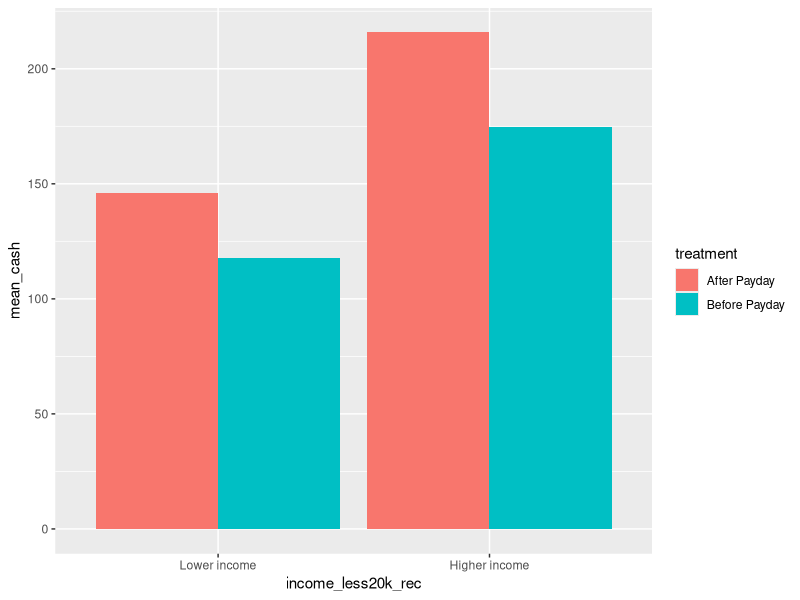
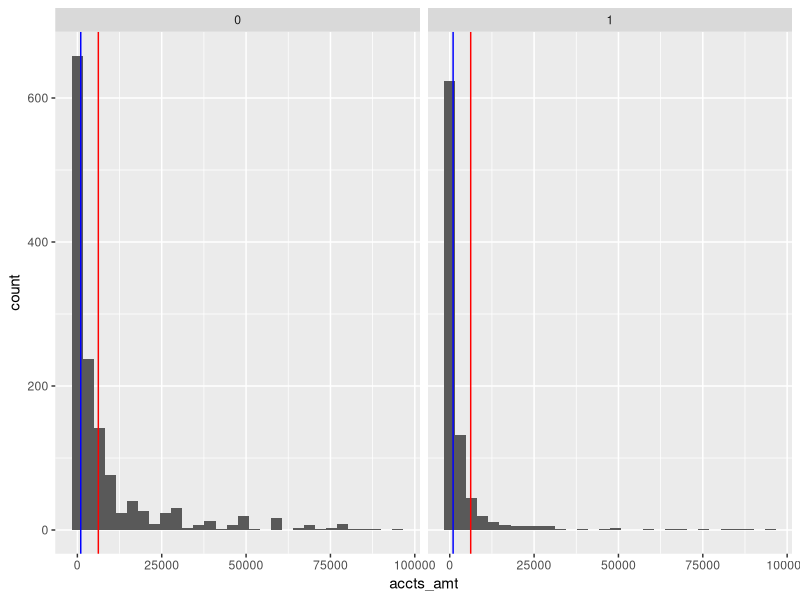

R code for these plots, in order:
## ---- chunk 1
library(tidyverse)
dat <- read_csv("data/poverty.csv")

summary(dat$cash)

summary(dat$accts_amt)

# Method 1: na.rm in each function
dat |> group_by(treatment) |>
  summarize(mean_cash = mean(cash, na.rm = T),
            median_cash = median(cash, na.rm = T),
            sd_cash = sd(cash, na.rm = T))

# Method 2: filter by !is.na(var)
dat |> filter(!is.na(cash)) |>
  group_by(treatment) |> 
  summarize(mean_cash = mean(cash),
            median_cash = median(cash),
            sd_cash = sd(cash))
## ---- chunk 2
dat <- dat |> 
  mutate(stroop_3way = case_when(stroop_time < 7 ~ "Under 7",
                                 stroop_time >= 7 & stroop_time < 7.5 ~ "Between",
                                 stroop_time >= 7.5 ~ "More than 7.5"))

table(dat$stroop_3way) |> prop.table()
## ---- chunk 3
dat <- dat |> 
  mutate(income_less20k_rec = ifelse(income_less20k, 
                                     "Lower income", "Higher income") |>
            factor(levels = c("Lower income", "Higher income")))

# dat$income_less20k_rec <- factor(dat$income_less20k_rec, levels = c("Lower income", "Higher income"))

plot_table1 <- dat |> group_by(income_less20k_rec, treatment) |>
  summarize(mean_cash = mean(cash, na.rm = T))

plot_table1

ggplot(plot_table1, mapping = aes(x = income_less20k_rec, y = mean_cash,
                        fill = treatment)) + 
  geom_bar(stat = "identity", position = "dodge") 
## ---- chunk 4
## Overall ATE
dat |>
  group_by(treatment) |> 
  summarize(stroop_time = mean(stroop_time, na.rm = TRUE)) |> 
  pivot_wider(names_from = treatment,
              values_from = stroop_time) |> 
  mutate(ATE = `After Payday` - `Before Payday`)

## Income Group ATE
dat |> 
  group_by(income_less20k_rec, treatment) |> 
  summarize(stroop_time = mean(stroop_time, na.rm = TRUE)) |> 
  pivot_wider(names_from = treatment,
              values_from = stroop_time) |> 
  mutate(ATE = `After Payday` - `Before Payday`)
## ---- chunk 5
full <- dat |> 
  group_by(treatment)|>
  summarize(avg_stroop_time = mean(stroop_time),
            count = n()) |> 
  knitr::kable()

any_NA <- dat |> drop_na() |>
  group_by(treatment)|>
  summarize(avg_stroop_time = mean(stroop_time),
            count = n()) |> 
  knitr::kable()

cash_NA <- dat |> filter(!is.na(cash)) |>
  group_by(treatment)|>
  summarize(avg_stroop_time = mean(stroop_time),
            count = n()) |> 
  knitr::kable()


full
any_NA
cash_NA
## ---- chunk 6
tab2 <- dat |> group_by(income_less20k) |>
  summarize(mean_acct = mean(accts_amt, na.rm=TRUE),
            med_acct = median(accts_amt, na.rm=TRUE),
            sd_acct = sd(accts_amt, na.rm=TRUE),
            min_acct = min(accts_amt, na.rm=TRUE),
            max_acct = max(accts_amt, na.rm=TRUE)) 
tab2

plot2 <- dat |>
  ggplot(mapping = aes(x = accts_amt)) +
  geom_histogram() +
  geom_vline(xintercept = mean(dat$accts_amt, na.rm=T), color = "red") +
  geom_vline(xintercept = median(dat$accts_amt, na.rm=T), color = "blue") +
  facet_wrap(~income_less20k)

plot2
